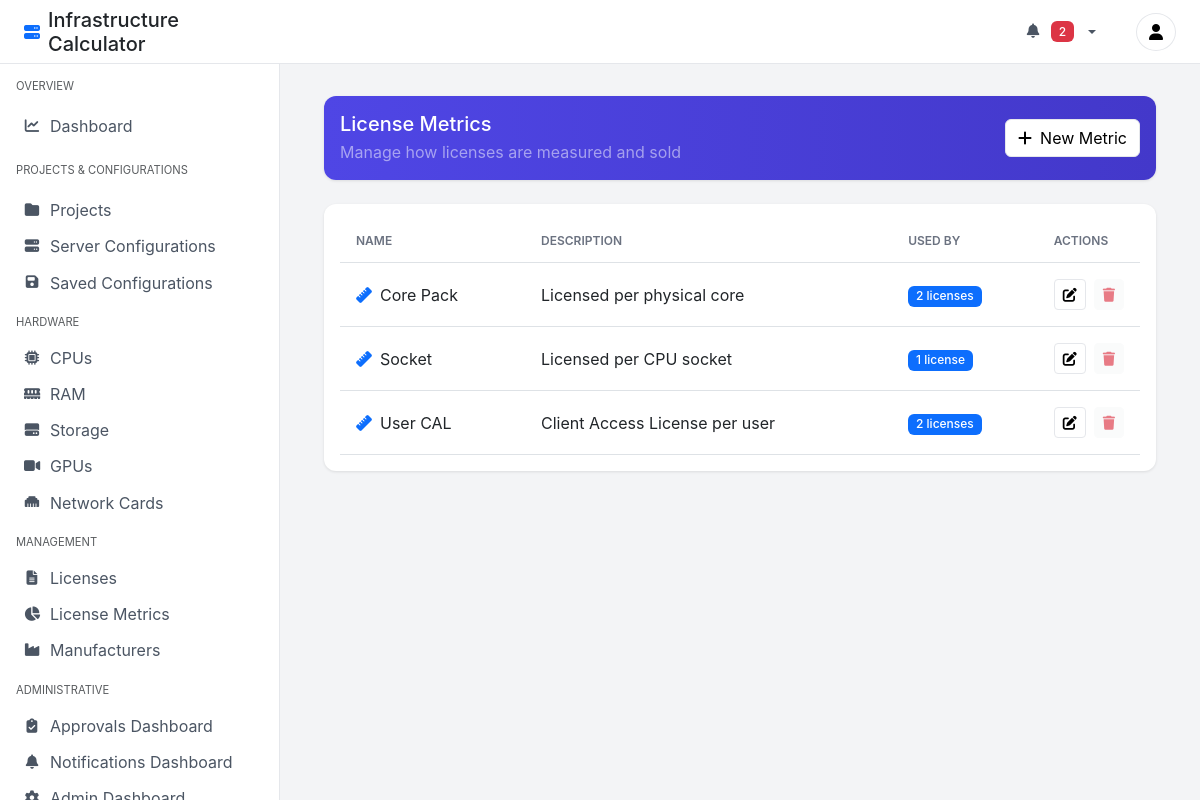
The page /metrics/ (signed in) on the database its author committed.
### calculator/models.py (models this page shows, shortened)
class LicenseMetric(models.Model):
    name = models.CharField(max_length=100)  # e.g., "Core Pack", "User CAL", "Socket"
    description = models.TextField(blank=True, null=True)

### calculator/views.py (the view)
# urls.py: path('metrics/', views.LicenseMetricListView.as_view(), name='license_metric_list'),
class LicenseMetricListView(ListView):
    model = LicenseMetric
    template_name = 'calculator/license_metric_list.html'
    context_object_name = 'metrics'

### calculator/context_processors.py (called while the page is built)
def notifications(request):
    if request.user.is_authenticated and request.user.is_staff:
        unread_notifications = Notification.objects.filter(
            recipient=request.user,
            is_read=False
        )
        return {
            'unread_notifications': unread_notifications,
            'unread_notifications_count': unread_notifications.count(),  # Changed variable name to match template
        }
    return {
        'unread_notifications': [],
        'unread_notifications_count': 0,  # Changed variable name to match template
    }

### calculator/templates/calculator/license_metric_list.html (shortened to what this page needs)
{% extends 'calculator/base.html' %}
{% block content %}
    <div class="row mb-4">
        <div class="col-12">
            <div class="card action-card">
                <div class="card-body d-flex justify-content-between align-items-center">
                    <div>
                        <h5 class="mb-1">License Metrics</h5>
                        <p class="mb-0 text-white-50">Manage how licenses are measured and sold</p>
                    </div>
                    <div class="d-flex gap-2">
                        <a href="{% url 'license_metric_create' %}" class="btn btn-light">
                            <i class="fas fa-plus me-2"></i>New Metric
                        </a>
                    </div>
                </div>
            </div>
        </div>
    </div>
    <div class="row">
        <div class="col-12">
            <div class="card">
                <div class="card-body">
                    <div class="table-responsive">
                        <table class="table table-hover align-middle">
                            <thead>
                                <tr>
                                    <th>Name</th>
                                    <th>Description</th>
                                    <th>Used By</th>
                                    <th style="width: 100px;">Actions</th>
                                </tr>
                            </thead>
                            <tbody>
                                {% for metric in metrics %}
                                <tr>
                                    <td>
                                        <div class="d-flex align-items-center">
                                            <i class="fas fa-ruler me-2 text-primary"></i>
                                            {{ metric.name }}
                                        </div>
                                    </td>
                                    <td>
                                        {% if metric.description %}
                                            {{ metric.description }}
                                        {% else %}
                                            <span class="text-muted">No description</span>
                                        {% endif %}
                                    </td>
                                    <td>
                                        {% with count=metric.licensepricing_set.count %}
                                            {% if count > 0 %}
                                                <span class="badge bg-primary">{{ count }} license{{ count|pluralize }}</span>
                                            {% else %}
                                                <span class="badge bg-light text-muted">Not used</span>
                                            {% endif %}
                                        {% endwith %}
                                    </td>
                                    <td>
                                        <div class="d-flex gap-2">
                                            <a href="{% url 'license_metric_edit' metric.pk %}" class="btn btn-sm btn-light" title="Edit">
                                                <i class="fas fa-edit"></i>
                                            </a>
                                            <button type="button" class="btn btn-sm btn-light" title="Delete"
                                                    data-bs-toggle="modal" data-bs-target="#deleteModal{{ metric.pk }}"
                                                    {% if metric.licensepricing_set.exists %}disabled{% endif %}>
                                                <i class="fas fa-trash text-danger"></i>
                                            </button>
                                        </div>
                                    </td>
                                </tr>
                                {% endfor %}
                            </tbody>
                        </table>
                    </div>
                </div>
            </div>
        </div>
    </div>
{% endblock %}

### calculator/templates/calculator/base.html (style rules this page uses)
:root { --primary-color: #4f46e5; --sidebar-width: 280px; --header-height: 64px; }
body { background-color: #f3f4f6; font-family: 'Inter', system-ui, -apple-system, sans-serif; }
.card { background: #fff; border-radius: 12px; border: none; box-shadow: 0 1px 3px rgba(0,0,0,0.1); }
.action-card { background: linear-gradient(135deg, var(--primary-color), #6366f1); color: white; }
.btn-light { background: #fff; border: 1px solid #e5e7eb; }
.table { margin-bottom: 0; }
.table th { border-bottom-width: 1px; text-transform: uppercase; font-size: 0.75rem; font-weight: 600; color: #6b7280; padding: 0.75rem 1rem; }
.table td { padding: 1rem; vertical-align: middle; }

### calculator/templates/calculator/license_metric_list.html (style rules this page uses)
.action-card { background: linear-gradient(to right, var(--primary-color), #4338ca); border: none; }
.action-card h5, .action-card p { color: white; }
.badge { font-weight: 500; }

### rows shown on the page
LicenseMetric: name "Core Pack", description "Licensed per physical core", licensepricing_set.count "2"
LicenseMetric: name "Socket", description "Licensed per CPU socket", licensepricing_set.count "1"
LicenseMetric: name "User CAL", description "Client Access License per user", licensepricing_set.count "2"

### other values the page prints
{{ unread_notifications_count }} "2"
